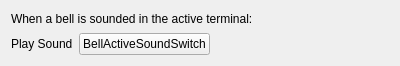
<?xml version="1.0" encoding="UTF-8"?>
<ui version="4.0">
 <class>ActiveTerminalBellsSettingsPane</class>
 <widget class="QWidget" name="ActiveTerminalBellsSettingsPane">
  <property name="geometry">
   <rect>
    <x>0</x>
    <y>0</y>
    <width>400</width>
    <height>66</height>
   </rect>
  </property>
  <property name="windowTitle">
   <string>Form</string>
  </property>
  <layout class="QGridLayout" name="gridLayout">
   <item row="1" column="1">
    <widget class="tSwitch" name="bellActiveSoundSwitch">
     <property name="text">
      <string notr="true">BellActiveSoundSwitch</string>
     </property>
    </widget>
   </item>
   <item row="1" column="0">
    <widget class="QLabel" name="label_17">
     <property name="text">
      <string>Play Sound</string>
     </property>
    </widget>
   </item>
   <item row="1" column="2">
    <spacer name="horizontalSpacer_2">
     <property name="orientation">
      <enum>Qt::Horizontal</enum>
     </property>
     <property name="sizeHint" stdset="0">
      <size>
       <width>179</width>
       <height>20</height>
      </size>
     </property>
    </spacer>
   </item>
   <item row="0" column="0" colspan="3">
    <widget class="QLabel" name="label">
     <property name="text">
      <string>When a bell is sounded in the active terminal:</string>
     </property>
    </widget>
   </item>
  </layout>
 </widget>
 <customwidgets>
  <customwidget>
   <class>tSwitch</class>
   <extends>QPushButton</extends>
   <header location="global">tswitch.h</header>
  </customwidget>
 </customwidgets>
 <resources/>
 <connections/>
</ui>
